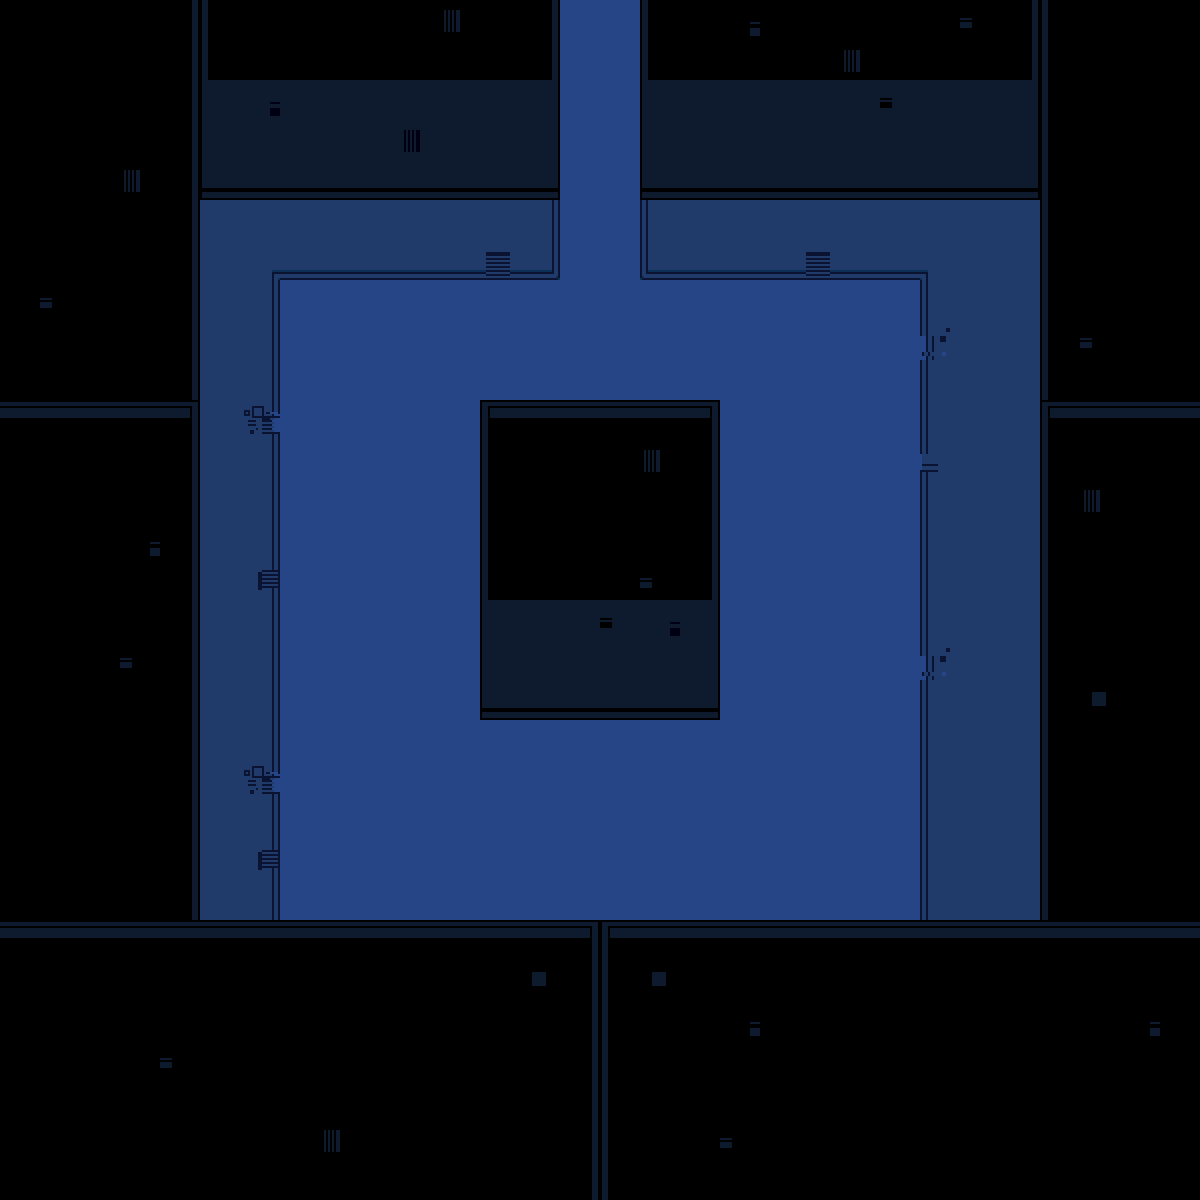

The image is a tile-based game level rendered from a .tmx file. Its description and source (layers, tilesets, objects; grid data summarised) follow:
An orthogonal 30x30 tile map with 40x40 px tiles, 2 tile layers (Tile Layer 1, battleborder), 5 tilesets and 36 objects (18x banana, savepoint, transition, npc, enemy, ...).

<map version="1.5" tiledversion="1.7.2" orientation="orthogonal" renderorder="right-down" width="30" height="30" tilewidth="40" tileheight="40" infinite="0" nextlayerid="7" nextobjectid="51">
 <editorsettings>
  <export target="alley2.lua" format="lua" />
 </editorsettings>
 <properties>
  <property name="light" type="bool" value="true" />
  <property name="music" value="dogcheck" />
  <property name="name" value="Test City - Banana Room" />
 </properties>
 <tileset firstgid="1" source="../../../assets/sprites/tilesets/alley.tsx" />
 <tileset firstgid="362" source="../../../assets/sprites/tilesets/city_alley.tsx" />
 <tileset firstgid="472" source="../../../assets/sprites/tilesets/street_edges.tsx" />
 <tileset firstgid="682" source="../../../assets/sprites/tilesets/alley_buildings_glitch.tsx" />
 <tileset firstgid="754" source="../../../assets/sprites/tilesets/alley_animated.tsx" />
 <layer id="1" name="Tile Layer 1" width="30" height="30">
  <data>[900 cells, 900 non-empty, 39 distinct tile ids]</data>
 </layer>
 <layer id="6" name="battleborder" width="30" height="30">
  <data>[900 cells, 0 non-empty, 0 distinct tile ids]</data>
 </layer>
 <objectgroup color="#0000ff" id="2" name="collision" opacity="0.5">
  <object id="1" x="200" y="160" width="360" height="40" />
  <object id="2" x="520" y="0" width="40" height="160" />
  <object id="4" x="640" y="160" width="400" height="40" />
  <object id="5" x="640" y="0" width="40" height="160" />
  <object id="6" x="1040" y="200" width="40" height="720" />
  <object id="7" x="200" y="920" width="840" height="40" />
  <object id="8" x="160" y="200" width="40" height="720" />
  <object id="9" x="480" y="400" width="40" height="320" />
  <object id="10" x="520" y="400" width="160" height="40" />
  <object id="11" x="680" y="400" width="40" height="320" />
  <object id="12" x="520" y="680" width="160" height="40" />
 </objectgroup>
 <objectgroup color="#ff00ff" id="3" name="objects">
  <object id="14" name="savepoint" x="580" y="740" width="40" height="40" />
  <object id="26" name="transition" x="560" y="-40" width="80" height="40">
   <properties>
    <property name="map" value="alley" />
    <property name="marker" value="entry_down" />
   </properties>
  </object>
  <object id="27" name="banana" x="720" y="320" width="40" height="40" />
  <object id="28" name="banana" x="800" y="320" width="40" height="40" />
  <object id="29" name="banana" x="800" y="400" width="40" height="40" />
  <object id="30" name="banana" x="800" y="480" width="40" height="40" />
  <object id="31" name="banana" x="800" y="560" width="40" height="40" />
  <object id="32" name="banana" x="800" y="640" width="40" height="40" />
  <object id="33" name="banana" x="800" y="720" width="40" height="40" />
  <object id="34" name="banana" x="800" y="800" width="40" height="40" />
  <object id="35" name="banana" x="720" y="800" width="40" height="40" />
  <object id="36" name="banana" x="440" y="320" width="40" height="40" />
  <object id="37" name="banana" x="360" y="320" width="40" height="40" />
  <object id="38" name="banana" x="360" y="400" width="40" height="40" />
  <object id="39" name="banana" x="360" y="480" width="40" height="40" />
  <object id="40" name="banana" x="360" y="560" width="40" height="40" />
  <object id="41" name="banana" x="360" y="640" width="40" height="40" />
  <object id="42" name="banana" x="360" y="720" width="40" height="40" />
  <object id="43" name="banana" x="360" y="800" width="40" height="40" />
  <object id="44" name="banana" x="440" y="800" width="40" height="40" />
  <object id="45" name="npc" x="980" y="860">
   <properties>
    <property name="actor" value="starwalker" />
    <property name="script" value="starwalker" />
   </properties>
   <point />
  </object>
  <object id="49" name="enemy" x="240" y="840" width="40" height="40">
   <properties>
    <property name="actor" value="virovirokun" />
    <property name="encounter" value="virovirokun_lots" />
   </properties>
  </object>
  <object id="50" name="chest" x="960" y="240" width="40" height="40">
   <properties>
    <property name="money" value="1" />
   </properties>
  </object>
 </objectgroup>
 <objectgroup color="#7f00ff" id="4" name="markers">
  <object id="24" name="entry" x="600" y="40">
   <point />
  </object>
  <object id="25" name="spawn" x="600" y="820">
   <point />
  </object>
 </objectgroup>
 <objectgroup color="#ff7fff" id="5" name="battleareas" />
</map>
